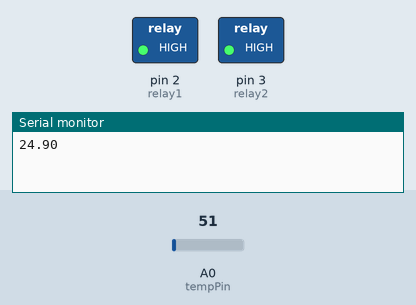
The sketch below on a simulated Arduino Uno, built with avr-gcc and run on an emulated ATmega328P. Shown: switched loads named in the sketch (green lamp = pin HIGH), the last lines printed to the serial monitor. The test bench sets the inputs (shaded band); at power-on: A0 (tempPin) = 51.

Above: at 0.1 s.
At 0.6 s:
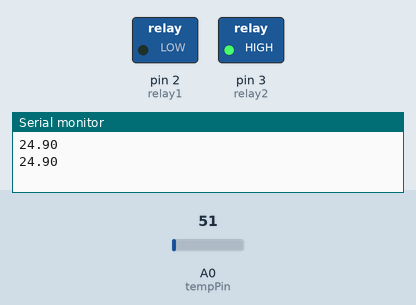
Timing chart, 0 to 2.1 s (numbered marks = the images above):
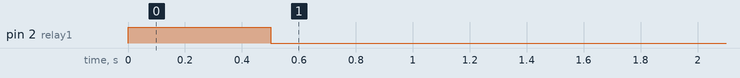

The sketch:

tuhin1.ino
```cpp
#include <Wire.h>
#define tempPin A0
int relay1 = 2;
int relay2 = 3;
void setup() {

pinMode(relay1, OUTPUT);
pinMode(relay2, OUTPUT);
digitalWrite(relay1, HIGH);
digitalWrite(relay2, HIGH);
Serial.begin(9600);

}
void loop() {

  int sensorValue = analogRead(tempPin);
  float voltage = sensorValue * (5000 / 1024.0);
  float temperature = voltage / 10;
  Serial.println(temperature);
  delay(500);
 if(temperature>=50)
digitalWrite(relay1, HIGH);
 else
  digitalWrite(relay1, LOW);
}
```

Measured:
- by itself, pin 2 (relay1): HIGH → LOW at 0.50 s
